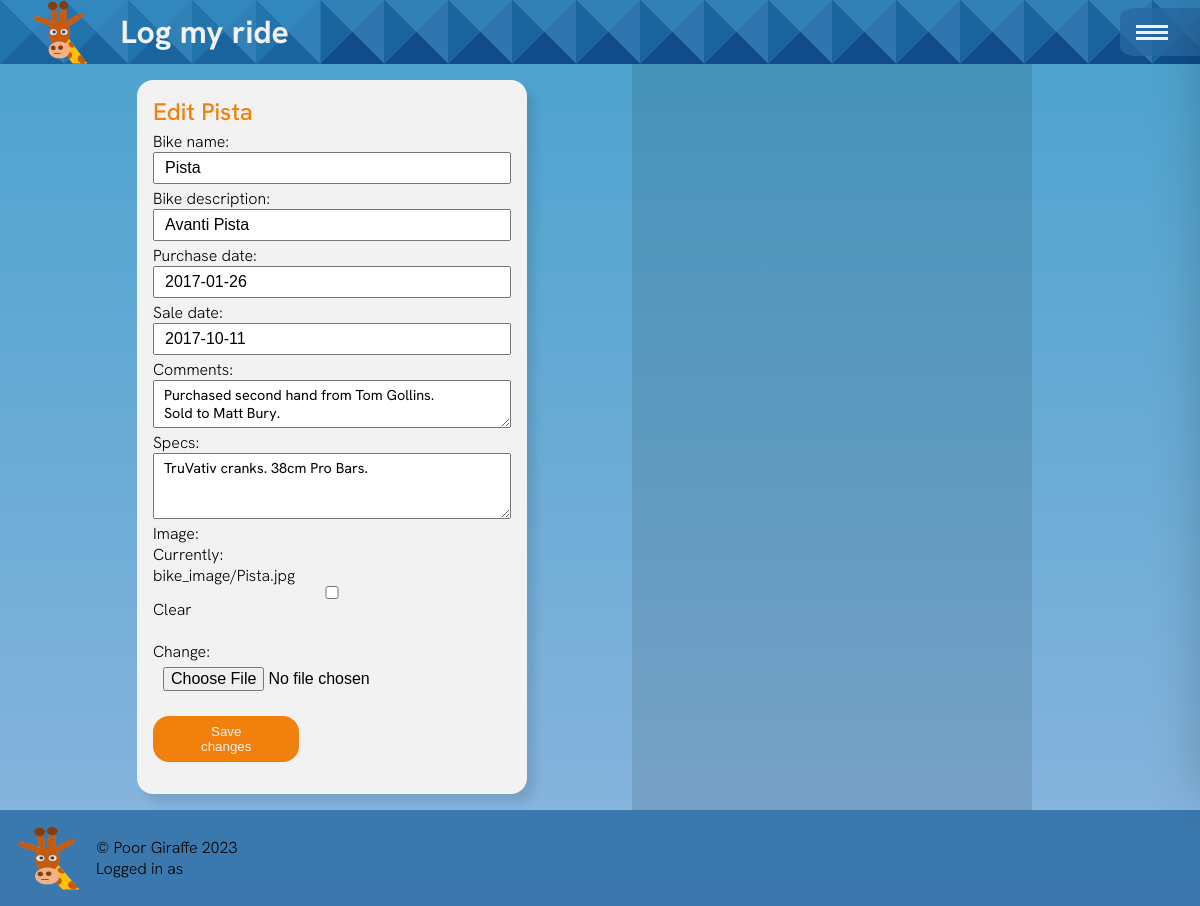
The page /bike/edit/6 on the database its author committed.
### bike/models.py (models this page shows, shortened)
class BikeDetail(models.Model):
	user = models.ForeignKey(User, on_delete=models.CASCADE)
	bike_name = models.CharField(max_length=40)
	bike_description = models.CharField(max_length=100)
	comments = models.TextField(null=True)
	specs = models.TextField(null=True)
	date_acquired = models.DateField(blank=True, null=True, verbose_name="Purchase date")
	date_sold = models.DateField(blank=True, null=True, verbose_name="Sale date")
	image = models.ImageField(upload_to='bike_image', null=True, blank=True)

### bike/views.py (the view, shortened to what this page needs)
# urls.py: path('edit/<pk>', EditBike.as_view(), name='edit_bike'),
class EditBike(TemplateView):
	def get(self, request, pk=None):
		user = request.user
		template_name = 'edit_bike.html'
		bike = get_object_or_404(BikeDetail, id=pk)
		form = BikeForm(request.POST or None, instance=bike )
		context = {
			'user': user,
			'bike': bike,
			'form': form,
		}
		return render(request, template_name, context)

### bike/forms.py (shortened to what this page needs)
class BikeForm(forms.ModelForm):
	comments = forms.CharField(widget=forms.Textarea(attrs={"rows": "2"}))
	specs = forms.CharField(widget=forms.Textarea(attrs={"rows": "3"}))
	class Meta:
		model = BikeDetail
		fields = [
			'bike_name',
			'bike_description',
			'date_acquired',
			'date_sold',
			'comments',
			'specs',
			'image'
		]

### bike/templates/edit_bike.html (shortened to what this page needs)
{% extends 'base.html' %}
{% block body %}
<main>
	<div class="main__container">
		<form class="card card__input" action = "" method="post" enctype='multipart/form-data'>
			<h2>Edit {{ bike.bike_name }}</h2>
			{{ form.as_p }}
		<button type='submit'>Save changes</button>
		</form>
	</div>
	<div class="sidebar">
	</div>
</main>
{% endblock %}

### static/css/menu.css (style rules this page uses)
a { text-decoration: none; color: inherit; }

### static/css/style.css (style rules this page uses)
:root { --clr-background: linear-gradient(hsl(200 58% 50% / 0.9), hsl(210 58% 65% / 0.8)); --clr-nav: hsl(208, 60%, 40%, 0.8); --clr-circle: hsl(30, 90%, 50%); --clr-primary: hsl(30, 90%, 50%); --clr-shadow: hsl(0 0% 0% / 0.1); --clr-hover: hsl(200 60% 50% / 0.3); --clr-border: hsl(0, 0%, 100%); --clr-card: hsl(0, 0%, 95%); --clr-atl: hsl(309, 50%, 80%); --clr-ctl: hsl(210, 80%, 30%); --clr-tsb: hsl(50, 75%, 42%); --clr-bike: hsl(50, 100%, 100%); --sidebar-width: 400px; --clr-high: #ee6352; --clr-dark: #333333; --clr-neutral: #dddddd; --clr-light: #f4f5f0; }
html { font-size: 14px; }
*, *::before, *::after { box-sizing: border-box; }
h2 { color: var(--clr-primary); font-weight: 500; }
* { margin: 0; padding: 0; }
body { background: var(--clr-background); min-height: 100vh; font-family: HankenGrotesk; font-weight: 300; position: relative; overflow-x: hidden; left: 0; }
.plain { animation: none; background-color: var(--clr-light); }
main { min-height: calc(100vh - 10rem); max-width: 1000px; margin: 0rem; display: grid; grid-template-columns: 1fr; place-content: start center; overflow: hidden; }
.main__container, .sidebar { padding: 1rem; display: grid; grid-gap: 1rem; place-content: start center; }
.sidebar { background: var(--clr-shadow); padding: 1rem 0; }
@media (min-width: 840px) { html { font-size: 16px; } }
@media (min-width: 840px) { main { margin-left: 2rem; grid-template-columns: 1fr var(--sidebar-width); } }
@media (min-width: 840px) { .sidebar { min-height: calc(100vh - 10rem); } }
.card { width: clamp(360px, 390px, 390px); margin: auto; padding: 1rem; background: var(--clr-card); border-radius: 1rem; box-shadow: 0.5rem 0.5rem 0.5rem 0 var(--clr-shadow); }
.card__input { grid-row: 2 span 3; display: grid; grid-template-columns: repeat(3, 1fr); place-content: center; grid-gap: 0.25rem 1rem; }
.card__input h2 { grid-column: span 3; }
.card__input p, .card__input-info, .ride__input-info { grid-column: span 3; display: flex; flex-direction: column; justify-content: space-between; flex-wrap: wrap; }
.card__input input, .card__input textarea, .card__input-info input, .ride__input-info input, .card__input-info textarea, .ride__input-info textarea, .card__input-info select, .ride__input-info select { font-size: inherit; width: 100%; padding: 5px 10px; }
.card__input textarea { font-family: inherit; font-size: 0.9rem; rows: 2; }
button, .card__input-info input[type='submit'], .ride__input-info input[type='submit'] { width: 100%; margin: 1rem auto; padding: 0.5rem 3rem; color: var(--clr-card); background: var(--clr-circle); border: 1px solid var(--clr-background); border-radius: 1rem; cursor: pointer; }

### rows shown on the page
BikeDetail: bike_name "Pista", bike_description "Avanti Pista", date_acquired "2017-01-26", date_sold "2017-10-11", comments "Purchased second hand from Tom Gollins. Sold to Matt Bury.", specs "TruVativ cranks. 38cm Pro Bars."
